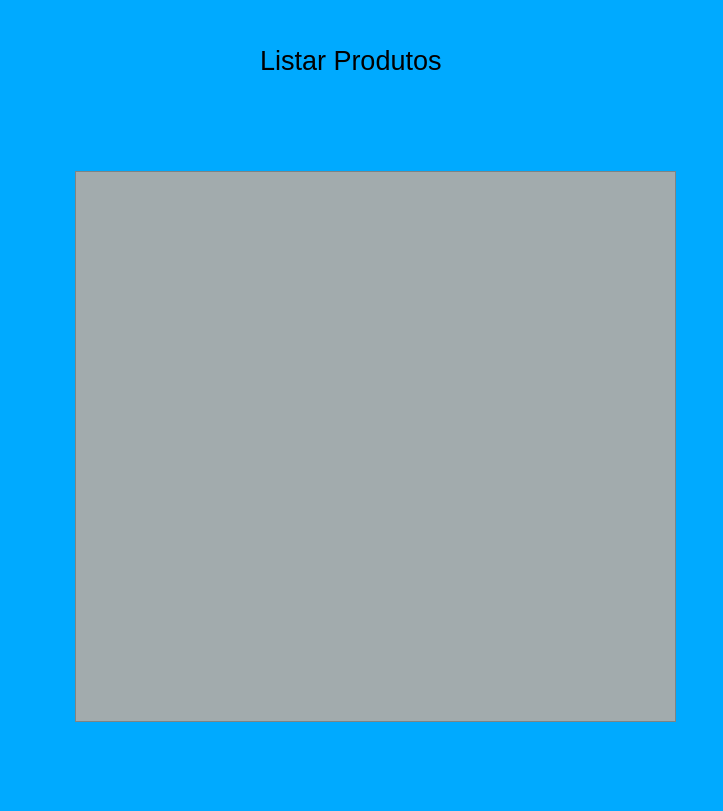
<?xml version="1.0" encoding="UTF-8"?>
<ui version="4.0">
 <class>Dialog</class>
 <widget class="QDialog" name="Dialog">
  <property name="geometry">
   <rect>
    <x>0</x>
    <y>0</y>
    <width>723</width>
    <height>811</height>
   </rect>
  </property>
  <property name="windowTitle">
   <string>Dialog</string>
  </property>
  <property name="styleSheet">
   <string notr="true">background-color: rgb(0, 170, 255);</string>
  </property>
  <widget class="QLabel" name="label">
   <property name="geometry">
    <rect>
     <x>260</x>
     <y>20</y>
     <width>271</width>
     <height>81</height>
    </rect>
   </property>
   <property name="font">
    <font>
     <pointsize>20</pointsize>
    </font>
   </property>
   <property name="text">
    <string>Listar Produtos</string>
   </property>
  </widget>
  <widget class="QTableWidget" name="tableWidget">
   <property name="geometry">
    <rect>
     <x>75</x>
     <y>171</y>
     <width>601</width>
     <height>551</height>
    </rect>
   </property>
   <property name="font">
    <font>
     <pointsize>15</pointsize>
     <weight>75</weight>
     <bold>true</bold>
    </font>
   </property>
   <property name="styleSheet">
    <string notr="true">background-color: rgb(162, 171, 173);</string>
   </property>
  </widget>
 </widget>
 <resources/>
 <connections/>
</ui>
